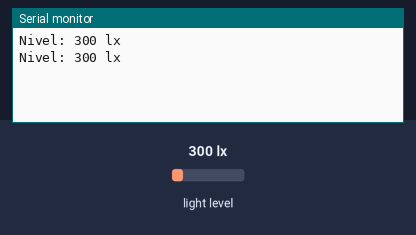
A sketch run on a simulated Arduino Uno, built with avr-gcc and run on an emulated ATmega328P. Parts: the last lines printed to the serial monitor. The test bench sets the inputs (shaded band); at power-on: light level 300 lx.

Above: at 1.8 s.
1.9 s: light level set to 40 lx
At 2.5 s:
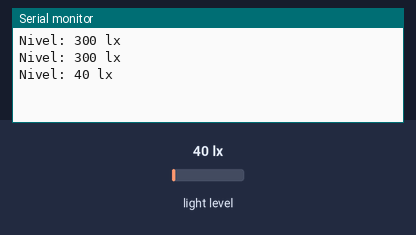
3.4 s: light level set to 500 lx
At 4.8 s:
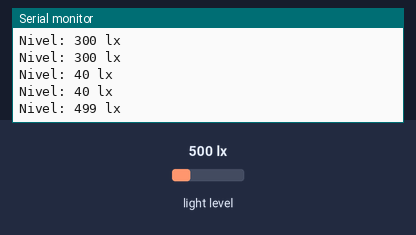
Timing chart, 0 to 6.4 s (numbered marks = the images above; inputs shaded):
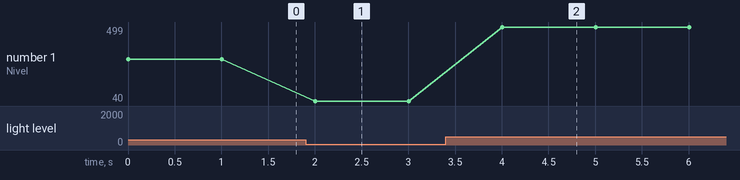

Measured:
- after the input at 1.9 s, the serial monitor: prints a new line after 0.10 s (image 1)
- after the input at 3.4 s, the serial monitor: prints a new line after 0.60 s (image 2)
- plotted number 1: 300 → 40 after the input at 1.9 s, 40 → 499 after the input at 3.4 s

The sketch:

programillaLuzPrueba.ino
```cpp
#include <BH1750.h>
#include <Wire.h>

BH1750 sensor;

void setup() {
  // put your setup code here, to run once:
  Wire.begin();
  sensor.begin();
  Serial.begin(115200);
}

void loop() {
  // put your main code here, to run repeatedly:
  unsigned int lux = sensor.readLightLevel();
  Serial.print("Nivel: ");
  Serial.print(lux);
  Serial.println(" lx");
  delay(1000);
}
```
